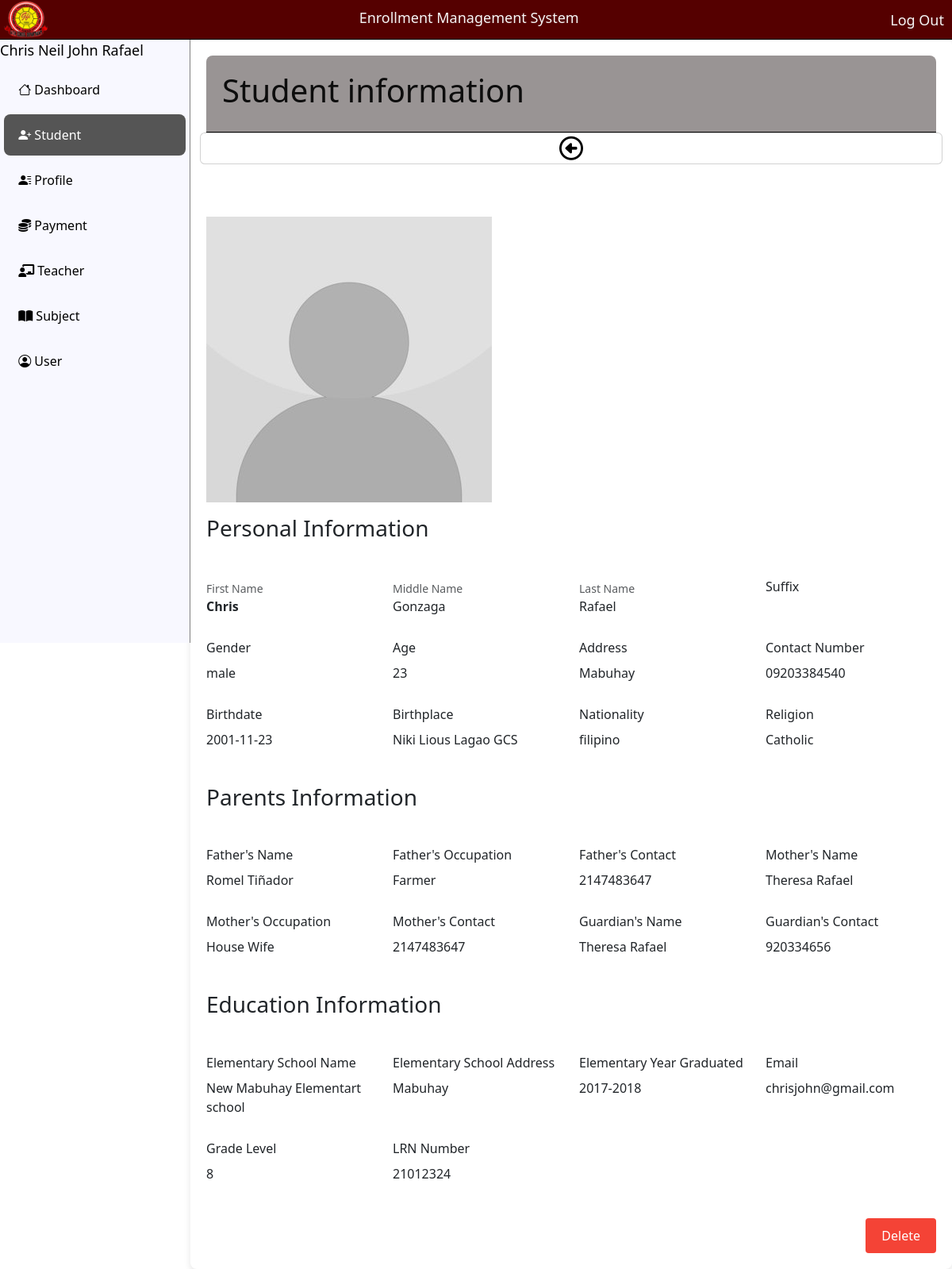
Screenshot of /student/view.php?id=2 (signed in) with the database file from the repository.
### tables this page shows
CREATE TABLE `user` (
  `id` int(11) NOT NULL,
  `name` varchar(220) NOT NULL,
  `username` varchar(200) NOT NULL,
  `role` varchar(200) NOT NULL,
  `password` varchar(200) NOT NULL,
  `del_status` varchar(12) NOT NULL
);

CREATE TABLE `student` (
  `id` int(20) NOT NULL,
  `firstname` varchar(200) NOT NULL,
  `middlename` varchar(200) NOT NULL,
  `lastname` varchar(200) NOT NULL,
  `suffix` varchar(10) NOT NULL,
  `gender` enum('male','female') NOT NULL,
  `age` int(10) NOT NULL,
  `address` varchar(200) NOT NULL,
  `contact` varchar(13) NOT NULL,
  `birthdate` date NOT NULL,
  `birthplace` varchar(200) NOT NULL,
  `nationality` varchar(30) NOT NULL,
  `religion` varchar(30) NOT NULL,
  `father_name` varchar(100) NOT NULL,
  `father_occupation` varchar(100) NOT NULL,
  `father_contact` int(13) NOT NULL,
  `mother_name` varchar(100) NOT NULL,
  `mother_occupation` varchar(100) NOT NULL,
  `mother_contact` int(13) NOT NULL,
  `guardian_name` varchar(100) NOT NULL,
  `guardian_contact` int(13) NOT NULL,
  `es_name` varchar(30) NOT NULL,
  `es_address` varchar(20) NOT NULL,
  `ey_graduate` varchar(11) NOT NULL,
  `email` varchar(100) NOT NULL,
  `grade_lvl` varchar(20) NOT NULL,
  `lrn` int(14) NOT NULL,
  `del_status` varchar(11) NOT NULL
);

### student/view.php (the view, shortened to what this page needs)
<!DOCTYPE html>
<html lang="en">
<head>
    <link rel="stylesheet" href="../assets/css/style.css">
</head>
<body>
<?php
        $page = 'student';
        include '../navbar.php';
        include '../database/db.php';
    ?>
    <div class="content">
        <div class="header">
            <h1>Student information </h1>
        </div>
        <form class="row g-3" action="../student/create.php" method="post">
        <?php
            $id = $_GET['id'];
            $squery = mysqli_query($conn, "SELECT * FROM student WHERE id = '$id'");
            while ($row = mysqli_fetch_array ($squery)) {
            ?>
        <div class="card">
        <a href="index.php?page=student" class=""><i class="fa-regular fa-circle-left"></i> </a>
        </div>
            <div class="image" id="image">
                <img src="../../assets/img/default.jpeg" alt="">
            </div>
            <h3>Personal Information</h3>
            <div class="grid-container grid-container--fill">
                <div class="grid-item">
                    <span class="form-text">First Name</span>
                    <span class="form-label"> <b><?php echo $row['firstname'] ?></b> </span>
                </div>
                <div class="grid-item">
                    <span class="form-text">Middle Name</span>
                    <span class="form-label"><?php echo $row['middlename'] ?></span>
                </div>
                <div class="grid-item">
                    <span class="form-text">Last Name</span>
                    <span class="form-label"><?php echo $row['lastname'] ?></span>
                </div>
                <div class="grid-item">
                    <span class="form-label">Suffix</span>
                </div>
                <div class="grid-item">
                    <span class="form-label">Gender</span>
                    <span class="form-label"><?php echo $row['gender'] ?></span>
                </div>
                <div class="grid-item">
                    <span class="form-label">Age</span>
                    <span class="form-label"><?php echo $row['age'] ?></span>
                </div>
                <div class="grid-item">
                    <span class="form-label">Address</span>
                    <span class="form-label"><?php echo $row['address'] ?></span>
                </div>
                <div class="grid-item">
                    <span class="form-label">Contact Number</span>
                    <span class="form-label"><?php echo $row['contact'] ?></span>
                </div>
                <div class="grid-item">
                    <span class="form-label">Birthdate</span>
                    <span class="form-label"><?php echo $row['birthdate'] ?></span>
                </div>
                <div class="grid-item">
                    <span class="form-label">Birthplace</span>
                    <span class="form-label"><?php echo $row['birthplace'] ?></span>
                </div>
                <div class="grid-item">
                    <span class="form-label">Nationality</span>
                    <span class="form-label"><?php echo $row['nationality'] ?></span>
                </div>
                <div class="grid-item">
                    <span class="form-label">Religion</span>
                    <span class="form-label"><?php echo $row['religion'] ?></span>
                </div>
            </div>
            <h3>Parents Information</h3>
            <div class="grid-container grid-container--fill">
                <div class="grid-item">
                    <span class="form-label">Father's Name</span>
                    <span class="form-label"><?php echo $row['father_name'] ?></span>
                </div>
                <div class="grid-item">
                    <span class="form-label">Father's Occupation</span>
                    <span class="form-label"><?php echo $row['father_occupation'] ?></span>
                </div>
                <div class="grid-item">
                    <span class="form-label">Father's Contact</span>
                    <span class="form-label"><?php echo $row['father_contact'] ?></span>
                </div>
                <div class="grid-item">
                    <span class="form-label">Mother's Name</span>
                    <span class="form-label"><?php echo $row['mother_name'] ?></span>
                </div>
                <div class="grid-item">
                    <span class="form-label">Mother's Occupation</span>
                    <span class="form-label"><?php echo $row['mother_occupation'] ?></span>
                </div>
                <div class="grid-item">
                    <span class="form-label">Mother's Contact</span>
                    <span class="form-label"><?php echo $row['mother_contact'] ?></span>
                </div>
                <div class="grid-item">
                    <span class="form-label">Guardian's Name</span>
                    <span class="form-label"><?php echo $row['guardian_name'] ?></span>
                </div>
                <div class="grid-item">
                    <span class="form-label">Guardian's Contact</span>
                    <span class="form-label"><?php echo $row['guardian_contact'] ?></span>
                </div>
            </div>
            <h3>Education Information</h3>
            <div class="grid-container grid-container--fill">
                <div class="grid-item">
                    <span class="form-label">Elementary School Name</span>
                    <span class="form-label"><?php echo $row['es_name'] ?></span>
                </div>
                <div class="grid-item">
                    <span class="form-label">Elementary School Address</span>
                    <span class="form-label"><?php echo $row['es_address'] ?></span>
                </div>
                <div class="grid-item">
                    <span class="form-label">Elementary Year Graduated</span>
                    <span class="form-label"><?php echo $row['ey_graduate'] ?></span>
                </div>
                <div class="grid-item">
                    <span class="form-label">Email</span>
                    <span class="form-label"><?php echo $row['email'] ?></span>
                </div>
                <div class="grid-item">
                    <span class="form-label">Grade Level</span>
                    <span class="form-label"><?php echo $row['grade_lvl'] ?></span>
                </div>
                <div class="grid-item">
                    <span class="form-label">LRN Number</span>
                    <span class="form-label"><?php echo $row['lrn'] ?></span>
                </div>
            </div>
            <div class="footer">
                <a href="delete.php?id=<?php echo $row['id']; ?> " ><button class="cancel" type="button">Delete</button></a>
            </div>
            <?php }?>
        </form>
    </div>
</body>
</html>

### navbar.php (shortened to what this page needs)
 <?php
include "../database/db.php";
$id=$_SESSION["id"];
$sql="SELECT * FROM user WHERE id='$id'";
$result=mysqli_query($conn,$sql);
$row=mysqli_fetch_assoc($result);
$name=$row['name'];
$role = $row['role'];
 ?>
<head>
    <link rel="stylesheet" href="https://cdn.jsdelivr.net/npm/bootstrap-icons@1.10.0/font/bootstrap-icons.css">
    <link rel="stylesheet" href="https://cdn.jsdelivr.net/npm/bootstrap@5.3.0/dist/css/bootstrap.min.css">
    <link rel="stylesheet" href="../assets/css/bootstrap@5.3.0.css">
    <link rel="stylesheet" href="https://cdnjs.cloudflare.com/ajax/libs/font-awesome/6.0.0-beta3/css/all.min.css">
    <link rel="stylesheet" href="../bootstrap/font-awesome/font-awesome.css">
    <link rel="stylesheet" href="../bootstrap/bootstrap.min.css">
    <link rel="stylesheet" href="../assets/navbar/navbar.css">
</head>
<header class="navbar-header">
    <img src="../file_index/image/jhslogo.png" alt="School Logo" class="image-logo">
    <h2 class="title-page">Enrollment Management System</h2>
    <a href="../logout.php" class="tittle-link">Log Out</a>
</header>
<div class="main-container">
    <div class="side-container">
        <div class="info">
        <span class="tittle-link" style="color:black;align-text:center;"> <?php echo $name; ?> </span>
        </div>
        <div class="side-bar">
            <ul class="selection">
            <li><a href="../dashboard/" class="<?php if ($page == 'dashboard') echo 'active'; ?>">&nbsp;<i class="bi bi-house"></i> Dashboard</a></li>
                <li><a href="../student/" class="<?php if ($page == 'student') echo 'active'; ?>">&nbsp;<i class="bi bi-person-plus-fill"></i> Student</a></li>
                <li><a href="../profile/" class="<?php if ($page == 'profile') echo 'active'; ?>">&nbsp;<i class="bi bi-person-lines-fill"></i> Profile</a></li>
                <li><a href="../casheir/" class="<?php if ($page == 'casheir') echo 'active'; ?>">&nbsp;<i class="fa-solid fa-coins"></i> Payment</a></li>
                <li><a href="../teacher/" class="<?php if ($page == 'teacher') echo 'active'; ?>">&nbsp;<i class="fa-solid fa-chalkboard-teacher"></i> Teacher</a></li>
                <li><a href="../subject/" class="<?php if ($page == 'subject') echo 'active'; ?>">&nbsp;<i class="fa-solid fa-book-open"></i> Subject</a></li>
                <?php if ($role == "admin"){ ?>
                <li><a href="../user/" class="<?php if ($page == 'user') echo 'active'; ?>">&nbsp;<i class="bi bi-person-circle"></i> User</a></li>
                <?php } ?>
            </ul>
        </div>
    </div>
</div>

### assets/css/style.css (style rules this page uses)
body { font-family: Arial, sans-serif; margin: 0; padding: 0; background-color: #f4f4f4; }
.content { margin-left:auto; width: 80%; background-color: #fff; padding: 20px; border-radius: 8px; box-shadow: 0 4px 8px rgba(0, 0, 0, 0.1); }
.header { background-color: #999494; padding: 20px; color: rgb(13, 13, 13); text-align: left; border-bottom: black 1px solid; border-radius: 8px 8px 0 0; }
.grid-container { display: grid; grid-template-columns: repeat(auto-fit, minmax(200px, 1fr)); grid-gap: 20px; padding: 20px 0; }
.grid-item { display: flex; flex-direction: column; }
.footer { text-align: right; margin-top: 20px; }
.footer button { padding: 10px 20px; font-size: 16px; border: none; border-radius: 4px; cursor: pointer; }
.cancel { background-color: #f44336; color: white; }

### assets/navbar/navbar.css (style rules this page uses)
* { margin: 0; padding: 0; box-sizing: border-box; }
.navbar-header { position: fixed; display: flex; width: 100%; background-color: #550000; height: 50px; justify-content: space-between; border-bottom: 1px black solid; }
.tittle-link { padding: 12px 0px; text-align: right; text-decoration: none; color: whitesmoke; font-size: 18px; margin-right: 10px; }
.title-page { padding: 12px 0px; color: whitesmoke; font-size: 18px; text-align: left; }
.image-logo { width: 55px; margin-left: 5px; }
.main-container { display: flex; }
.side-container { margin-top: 50px; width: 20%; height: 95vh; background-color: ghostwhite; border-right: 1px solid grey; position: fixed; }
.side-bar ul { list-style-type: none; padding: 5px; }
.side-bar ul li a { display: block; color: black; text-align: left; margin: 5px 0; padding: 14px; text-decoration: none; border-radius: 8px; transition: background-color 0.3s ease; }
.side-bar ul li a.active { background-color: #555; color: white; }

### student/view.php (style rules this page uses)
.card { padding:4px; margin-left: 0; margin-right:0; width: 2rem; text-align:center; margin-bottom:50px; }
.card a { text-decoration:none; color:black; }
.card i { margin-left: 0; font-size: 30px; display: block; }

### rows the page displays
user: name "Chris Neil John Rafael"
student: firstname "Chris", middlename "Gonzaga", lastname "Rafael", gender "male", age "23", address "Mabuhay", contact "09203384540", birthdate "2001-11-23", birthplace "Niki Lious Lagao GCS", nationality "filipino", religion "Catholic", father_name "Romel Tiñador", father_occupation "Farmer", father_contact "2147483647", mother_name "Theresa Rafael", mother_occupation "House Wife", mother_contact "2147483647", guardian_name "Theresa Rafael", guardian_contact "920334656", es_name "New Mabuhay Elementart school", es_address "Mabuhay", ey_graduate "2017-2018", email "chrisjohn@gmail.com", grade_lvl "8", lrn "21012324"
